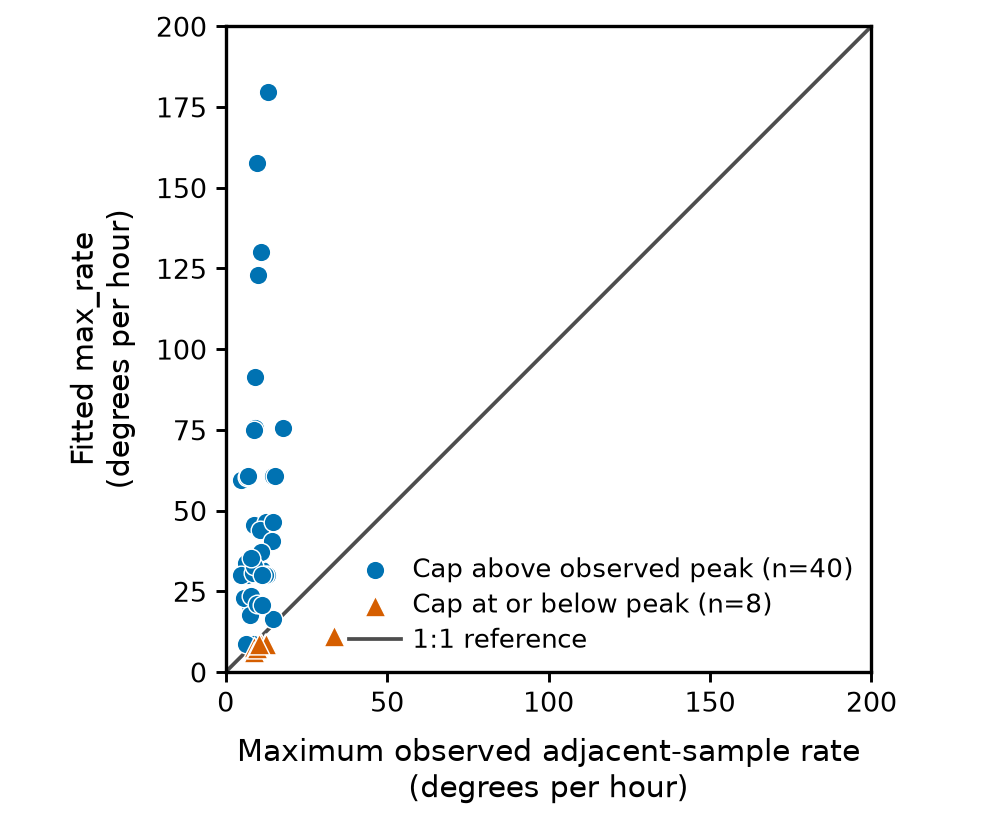

Write Python code to recreate this figure.
#!/usr/bin/env python3
"""Generate the saved-fit versus observed-peak rate-cap figure."""

from __future__ import annotations

import json
from pathlib import Path

import matplotlib
matplotlib.use("Agg")
import matplotlib.pyplot as plt

ROOT = Path(__file__).resolve().parents[2]
EVIDENCE = ROOT / "07_evidence_pack"
SOURCE = EVIDENCE / "outputs/identifiability_count.json"
OUTPUT = EVIDENCE / "figures/fig01_identifiability_rate_cap.png"
BLUE = "#0072B2"
VERMILLION = "#D55E00"
DARK = "#4D4D4D"


def main() -> None:
    data = json.loads(SOURCE.read_text(encoding="utf-8"))
    rows = data["per_plant"]
    if len(rows) != 48:
        raise RuntimeError(f"Expected 48 plants, found {len(rows)}")
    above = [row for row in rows if row["fitted_cap_exceeds_observed_peak"]]
    at_or_below = [row for row in rows if row["cap_at_or_below_observed_peak"]]
    if (len(above), len(at_or_below)) != (40, 8):
        raise RuntimeError("Saved identifiability counts do not match 40 and 8")

    plt.rcParams.update({
        "font.family": "DejaVu Sans",
        "font.size": 7.2,
        "axes.labelsize": 7.2,
        "xtick.labelsize": 6.6,
        "ytick.labelsize": 6.6,
        "legend.fontsize": 6.2,
        "axes.linewidth": 0.8,
    })
    fig, ax = plt.subplots(figsize=(85 / 25.4, 70 / 25.4))
    ax.scatter(
        [row["observed_peak_adjacent_rate_deg_h"] for row in above],
        [row["fitted_max_rate_deg_h"] for row in above],
        s=20, marker="o", color=BLUE, edgecolor="white", linewidth=0.35,
        label="Cap above observed peak (n=40)", zorder=3,
    )
    ax.scatter(
        [row["observed_peak_adjacent_rate_deg_h"] for row in at_or_below],
        [row["fitted_max_rate_deg_h"] for row in at_or_below],
        s=25, marker="^", color=VERMILLION, edgecolor="white", linewidth=0.35,
        label="Cap at or below peak (n=8)", zorder=3,
    )
    ax.plot([0, 200], [0, 200], color=DARK, linewidth=0.9,
            linestyle="-", label="1:1 reference", zorder=1)
    ax.set_xlim(0, 200)
    ax.set_ylim(0, 200)
    ax.set_aspect("equal", adjustable="box")
    ax.set_xlabel("Maximum observed adjacent-sample rate\n(degrees per hour)")
    ax.set_ylabel("Fitted max_rate\n(degrees per hour)")
    ax.tick_params(direction="out", length=2.5, width=0.7, pad=2)
    ax.legend(loc="lower right", frameon=False, handletextpad=0.45,
              borderaxespad=0.3, labelspacing=0.35)
    fig.tight_layout(pad=0.55)
    fig.savefig(OUTPUT, dpi=300, facecolor="white")
    plt.close(fig)
    print(f"Wrote {OUTPUT.relative_to(ROOT)} at 300 dpi and 85 mm width")


if __name__ == "__main__":
    main()
